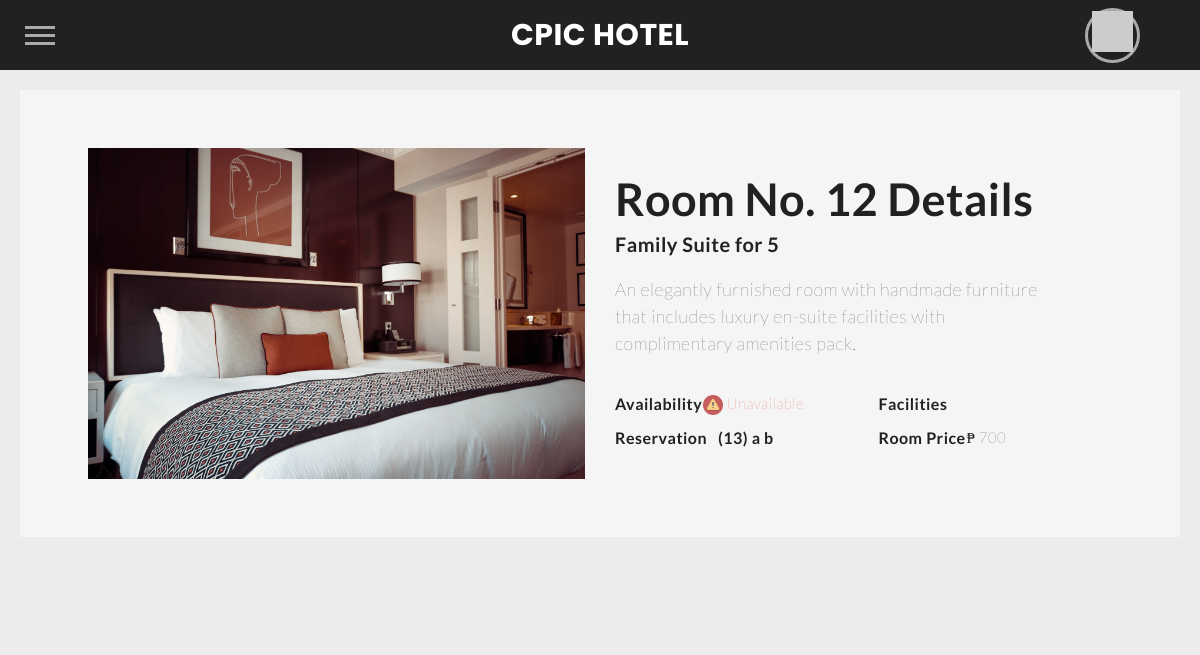
The page /rooms/12 (signed in) on the database its author committed.
### hotelSystem/models.py (models this page shows, shortened)
class Room(models.Model):
    room_no = models.CharField(max_length=10, primary_key=True)
    description = models.CharField(max_length=256)
    room_type = models.ForeignKey('RoomType', null=False, blank=True, on_delete=models.CASCADE)
    availability = models.BooleanField(default=True)
    reservation = models.ForeignKey(Reservation, null=True, blank=True, on_delete=models.SET_NULL)
    facility = models.ManyToManyField('Facility', blank=True)
    ordering = ['room_no', ]
    def display_facility(self):
        """
        This function should be defined since facility is many-to-many relationship
        It cannot be displayed directly on the admin panel for list_display
        """
        return ', '.join(facility.name for facility in self.facility.all())
    display_facility.short_description = 'Facilities'

class RoomType(models.Model):
    name = models.CharField(max_length=25)
    price = models.PositiveIntegerField(default = 0)
    def __str__(self):
        return f"{self.name}"

class Reservation(models.Model):
    reservation_id = models.BigAutoField(primary_key=True)
    customer = models.ForeignKey(Customer, on_delete=models.CASCADE)
    staff = models.ForeignKey(User, on_delete=models.CASCADE, null=True, editable=False)
    no_of_children = models.PositiveSmallIntegerField(default=0)
    no_of_adults = models.PositiveSmallIntegerField(default=1)
    reservation_date_time = models.DateTimeField(default=datetime.datetime.now())
    expected_arrival_date_time = models.DateTimeField(default=datetime.datetime.now())
    expected_departure_date_time = models.DateTimeField(default=datetime.datetime.now())
    def __str__(self):
        return '({0}) {1} {2}'.format(self.reservation_id, self.customer.first_name, self.customer.last_name)

class Customer(models.Model):
    customer_id = models.BigAutoField(primary_key=True)
    first_name = models.CharField(max_length=50)
    middle_name = models.CharField(max_length=50, null=False, blank=True)
    last_name = models.CharField(max_length=50)
    contact_no = models.CharField(max_length=15)
    address = models.CharField(max_length=100)
    email_address = models.EmailField(null=True, blank=True)
    SEX_CHOICES = (
        ('M', 'Male',),
        ('F', 'Female',),
        ('O', 'Others',),
    )
    sex = models.CharField(
        max_length=20,
        choices=SEX_CHOICES,
        default=SEX_CHOICES[0][1]
    )
    STATUS_CHOICES = (
        ('NR', 'Not Reserved'),
        ('R', 'Reserved'),
        ('CI', 'Checked In'),
        ('CO', 'Checked Out')
    )
    status = models.CharField(
        max_length=20,
        choices=STATUS_CHOICES,
        default=STATUS_CHOICES[0][1]
    )
    user = models.ForeignKey(User, on_delete=models.CASCADE, null=True)
    class Meta:
        ordering = ['first_name', 'middle_name', 'last_name']

### hotelSystem/views.py (the view)
# urls.py: path("rooms/<int:roomID>", views.room_view, name="room_view"),
@login_required(login_url='login')
def room_view(request, roomID):
    title = "Room No. " + str(roomID) + " Details"
    room =  Room.objects.get(room_no = roomID)
    data = {
        'title': title,
        'room': room
    }
    return render(request, "hotelSystem/roomView.html", data)

### hotelSystem/templatetags/custom_tags.py (called while the page is built)
@register.filter
def has_group(user, group_name):
    return user.groups.filter(name=group_name).exists()

### hotelSystem/templates/hotelSystem/roomView.html (shortened to what this page needs)
{% extends "hotelSystem/layout.html" %}
{% load static %}
{% load custom_tags %}
{% block additional-static %}
  <link rel="stylesheet" href="https://stackpath.bootstrapcdn.com/bootstrap/4.3.1/css/bootstrap.min.css">
  <link rel="stylesheet" href="https://cdnjs.cloudflare.com/ajax/libs/meyer-reset/2.0/reset.min.css">
  <link rel="stylesheet" href="{% static 'hotelSystem/css/roomView.css' %}">
  <link rel="stylesheet" href="{% static 'hotelSystem/css/roomList.css' %}">
{% endblock %}
{% block body %}
  <section class="section about-section gray-bg" id="about">
    <div class="container">
        <div class="row align-items-center flex-row-reverse">
            <div class="col-lg-6">
                <div class="about-text go-to">
                    <h3 class="dark-color">{{ title }}</h3>
                    <h6 class="theme-color lead">{{room.room_type}}</h6>
                    <p>{{room.description}}</p>
                    <div class="row about-list">
                        <div class="col-md-6">
                            <div class="media">
                                <label>Availability</label>
                                {% if room.availability %}
                                    <p class="available">
                                      <img src="{% static 'hotelSystem/img/success.png' %}">
                                      Available
                                    </p>
                                {% else %}
                                    <p class="unavailable">
                                      <img src="{% static 'hotelSystem/img/error.png' %}">
                                      Unavailable
                                    </p>
                                {% endif %}
                            </div>
                            <div class="media">
                                <label>Reservation</label>
                                {% if room.reservation %}
                                  {% if request.user|has_group:"Staff" %}
                                    <a class="col col-5" data-label="Reservation" href="{% url 'reservations_view' room.reservation.reservation_id %}">
                                      {{room.reservation}}
                                    </a>
                                  {% else %}
                                    <p class="col col-5" data-label="Reservation">
                                      Cannot be displayed
                                    </p>
                                  {% endif %}
                                {% else %}
                                  <p class="col col-5" data-label="Reservation" >
                                    None
                                  </p>
                                {% endif %}
                            </div>
                          </div>
                          <div class="col-md-6">
                            <div class="media">
                                <label>Facilities</label>
                            </div>
                            <div class="media">
                                <label>Room Price</label>
                                <p class="money">₱ {{room.room_type.price}}</p>
                            </div>
                        </div>
                    </div>
                </div>
            </div>
            <div class="col-lg-6">
                <div class="about-avatar">
                    <img src="{% static 'hotelSystem/img/room.jpeg' %}" title="" alt="">
                </div>
            </div>
        </div>
    </div>
  </section>
{% endblock %}

### hotelSystem/static/hotelSystem/css/roomView.css (style rules this page uses)
.section { position: relative; font-family: var(--font-text); }
.gray-bg { background-color: #f5f5f5; }
img { max-width: 100%; }
img { vertical-align: middle; border-style: none; }
.about-text h3 { font-size: 45px; font-weight: 700; margin: 0 0 6px; }
.about-text h6 { font-weight: 600; margin-bottom: 15px; }
.about-text p { font-size: 18px; max-width: 450px; }
.about-list { padding-top: 10px; }
.about-list .media { padding: 5px 0; }
.about-list label { font-weight: 600; width: 88px; margin: 0; position: relative; }
.about-list label:after { content: ""; position: absolute; top: 0; bottom: 0; right: 11px; width: 1px; height: 12px; -moz-transform: rotate(15deg); -o-transform: rotate(15deg); -ms-transform: rotate(15deg); -webkit-transform: rotate(15deg); transform: rotate(15deg); margin: auto; opacity: 0.5; }
.about-list p { margin: 0; font-size: 15px; }
.container { display:block !important; height: auto !important; padding: 5%; }

### hotelSystem/static/hotelSystem/css/roomList.css (style rules this page uses)
.unavailable { color: rgb(212,56,50); }
.unavailable img { height: auto; width: 20px; }

### hotelSystem/static/hotelSystem/css/styles.css (style rules this page uses)
* { margin: 0px; padding: 0; box-sizing: border-box; }
html, body { font-family: var(--font-text); overflow-x: hidden; }
html { background: var(--lightgrey); background-color: var(--lightgrey); }
body { background-color: var(--lightgrey); scroll-behavior: smooth; }
main p { line-height: 1.5; font-weight: 200; margin: 20px 0; }
* { box-sizing: border-box; margin: 0; padding: 0; }
html, body { height: 100%; }
a, a:visited, a:focus, a:active, a:link { text-decoration: none; outline: none !important; }
a { color: currentColor; transition: .2s ease-in-out; -webkit-tap-highlight-color: transparent; -webkit-touch-callout: none; -webkit-user-select: none; -khtml-user-select: none; -moz-user-select: none; -ms-user-select: none; user-select: none; }
h1, h2, h3, h4 { margin: 0; }
img { vertical-align: middle; height: auto; width: 100%; }
.container { width: 100%; height: 400px; display: -webkit-box; display: -ms-flexbox; display: flex; -webkit-box-pack: center; -ms-flex-pack: center; justify-content: center; -webkit-box-align: center; -ms-flex-align: center; align-items: center; cursor: pointer; }
@media only screen and (min-width: 1000px) { .container { height: 500px; } }

### hotelSystem/templates/hotelSystem/layout.html (style rules this page uses)
:root { --myDark: #212121; --light: #fdfdfd; --lightgrey:#ececec; --thirdcolor:#0A66C2; --font-header:'Poppins'; --font-text: 'Lato'; --dotcolor:50, 49, 51; --dot: radial-gradient(rgb(var(--dotcolor)) 67%, rgba(var(--dotcolor), 0) 68%); }

### rows shown on the page
Room: room_type "Family Suite for 5", description "An elegantly furnished room with handmade furniture that includes luxury en-suite facilities with complimentary amenities pack.", reservation "(13) a b", room_type.price "700"

### other values the page prints
{{ title }} "Room No. 12 Details"
